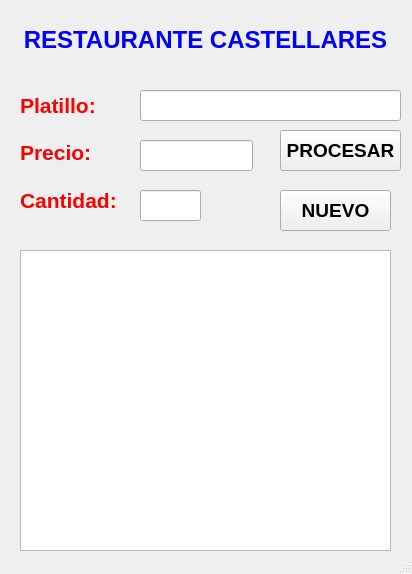
<?xml version="1.0" encoding="UTF-8"?>
<ui version="4.0">
 <class>MainWindow</class>
 <widget class="QMainWindow" name="MainWindow">
  <property name="geometry">
   <rect>
    <x>0</x>
    <y>0</y>
    <width>412</width>
    <height>574</height>
   </rect>
  </property>
  <property name="windowTitle">
   <string>MainWindow</string>
  </property>
  <widget class="QWidget" name="centralwidget">
   <widget class="QLabel" name="Titulo">
    <property name="geometry">
     <rect>
      <x>10</x>
      <y>20</y>
      <width>391</width>
      <height>41</height>
     </rect>
    </property>
    <property name="text">
     <string>&lt;html&gt;&lt;head/&gt;&lt;body&gt;&lt;p align=&quot;center&quot;&gt;&lt;span style=&quot; font-size:18pt; font-weight:600; color:#0000ff;&quot;&gt;RESTAURANTE CASTELLARES&lt;/span&gt;&lt;/p&gt;&lt;/body&gt;&lt;/html&gt;</string>
    </property>
   </widget>
   <widget class="QLabel" name="label_2">
    <property name="geometry">
     <rect>
      <x>20</x>
      <y>90</y>
      <width>91</width>
      <height>31</height>
     </rect>
    </property>
    <property name="text">
     <string>&lt;html&gt;&lt;head/&gt;&lt;body&gt;&lt;p&gt;&lt;span style=&quot; font-size:16pt; font-weight:600; color:#ff0000;&quot;&gt;Platillo:&lt;/span&gt;&lt;/p&gt;&lt;/body&gt;&lt;/html&gt;</string>
    </property>
   </widget>
   <widget class="QLabel" name="label_3">
    <property name="geometry">
     <rect>
      <x>20</x>
      <y>140</y>
      <width>81</width>
      <height>21</height>
     </rect>
    </property>
    <property name="text">
     <string>&lt;html&gt;&lt;head/&gt;&lt;body&gt;&lt;p&gt;&lt;span style=&quot; font-size:16pt; font-weight:600; color:#ff0000;&quot;&gt;Precio:&lt;/span&gt;&lt;/p&gt;&lt;/body&gt;&lt;/html&gt;</string>
    </property>
   </widget>
   <widget class="QLabel" name="label_4">
    <property name="geometry">
     <rect>
      <x>20</x>
      <y>180</y>
      <width>111</width>
      <height>41</height>
     </rect>
    </property>
    <property name="text">
     <string>&lt;html&gt;&lt;head/&gt;&lt;body&gt;&lt;p&gt;&lt;span style=&quot; font-size:16pt; font-weight:600; color:#ff0000;&quot;&gt;Cantidad:&lt;/span&gt;&lt;/p&gt;&lt;/body&gt;&lt;/html&gt;</string>
    </property>
   </widget>
   <widget class="QLineEdit" name="txtPlatillo">
    <property name="geometry">
     <rect>
      <x>140</x>
      <y>90</y>
      <width>261</width>
      <height>31</height>
     </rect>
    </property>
    <property name="font">
     <font>
      <pointsize>14</pointsize>
      <weight>75</weight>
      <bold>true</bold>
     </font>
    </property>
   </widget>
   <widget class="QLineEdit" name="txtPrecio">
    <property name="geometry">
     <rect>
      <x>140</x>
      <y>140</y>
      <width>113</width>
      <height>31</height>
     </rect>
    </property>
    <property name="font">
     <font>
      <pointsize>14</pointsize>
      <weight>75</weight>
      <bold>true</bold>
     </font>
    </property>
   </widget>
   <widget class="QLineEdit" name="txtCantidad">
    <property name="geometry">
     <rect>
      <x>140</x>
      <y>190</y>
      <width>61</width>
      <height>31</height>
     </rect>
    </property>
    <property name="font">
     <font>
      <pointsize>14</pointsize>
      <weight>75</weight>
      <bold>true</bold>
     </font>
    </property>
   </widget>
   <widget class="QPushButton" name="btnProcesar">
    <property name="geometry">
     <rect>
      <x>280</x>
      <y>130</y>
      <width>121</width>
      <height>41</height>
     </rect>
    </property>
    <property name="font">
     <font>
      <pointsize>14</pointsize>
      <weight>75</weight>
      <bold>true</bold>
     </font>
    </property>
    <property name="text">
     <string>PROCESAR</string>
    </property>
   </widget>
   <widget class="QPushButton" name="btnNuevo">
    <property name="geometry">
     <rect>
      <x>280</x>
      <y>190</y>
      <width>111</width>
      <height>41</height>
     </rect>
    </property>
    <property name="font">
     <font>
      <pointsize>14</pointsize>
      <weight>75</weight>
      <bold>true</bold>
     </font>
    </property>
    <property name="text">
     <string>NUEVO</string>
    </property>
   </widget>
   <widget class="QTextEdit" name="txtSalida">
    <property name="geometry">
     <rect>
      <x>20</x>
      <y>250</y>
      <width>371</width>
      <height>301</height>
     </rect>
    </property>
    <property name="font">
     <font>
      <pointsize>14</pointsize>
      <weight>75</weight>
      <bold>true</bold>
     </font>
    </property>
   </widget>
  </widget>
  <widget class="QStatusBar" name="statusbar"/>
 </widget>
 <resources/>
 <connections/>
</ui>
